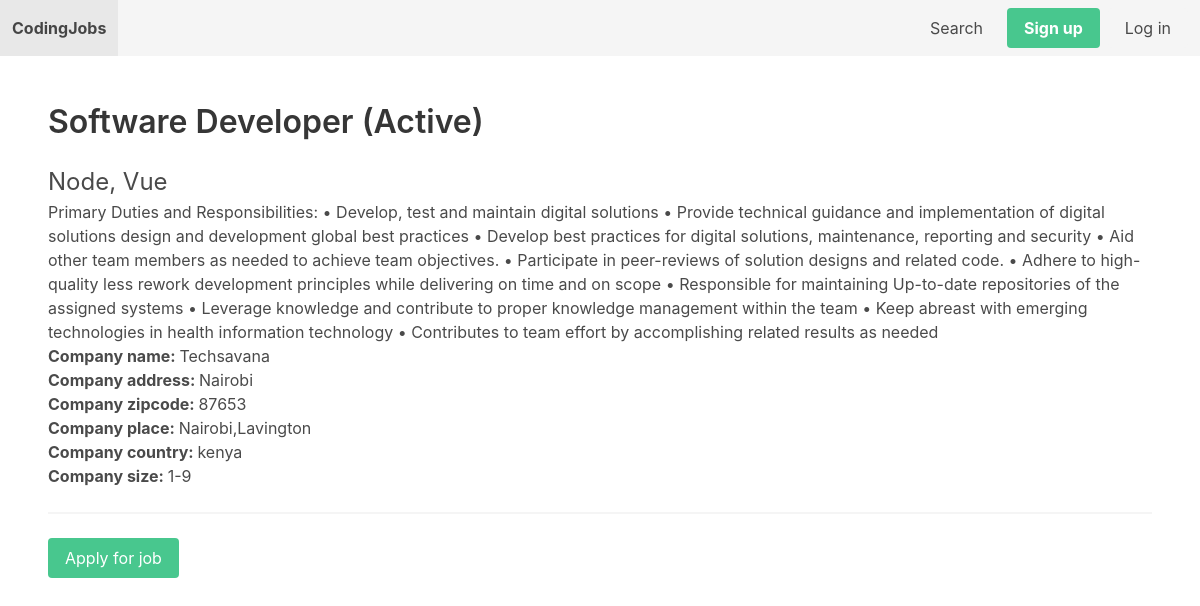
The page /jobs/4/ on the database its author committed.
### job/models.py (models this page shows, shortened)
class Job(models.Model):
    SIZE_1_9 = 'size_1-9'
    SIZE_10_49 = 'size_10-49'
    SIZE_50_99 = 'size_50-99'
    SIZE_100 = 'size_100'
    CHOICES_SIZE = (
        (SIZE_1_9, '1-9'),
        (SIZE_10_49, '10-49'),
        (SIZE_50_99, '50-99'),
        (SIZE_100, '100+'),
    )
    ACTIVE = 'active'
    EMPLOYED = 'employed'
    ARCHIVED = 'archived'
    CHOICES_STATUS = (
        (ACTIVE, 'Active'),
        (EMPLOYED, 'Employed'),
        (ARCHIVED, 'Archived')
    )
    title = models.CharField(max_length=255)
    short_description = models.TextField()
    long_description = models.TextField(blank=True, null=True)
    company_name = models.CharField(max_length=255)
    company_address = models.CharField(max_length=255, blank=True, null=True)
    company_zipcode = models.CharField(max_length=255, blank=True, null=True)
    company_place = models.CharField(max_length=255, blank=True, null=True)
    company_country = models.CharField(max_length=255, blank=True, null=True)
    company_size = models.CharField(max_length=20, choices=CHOICES_SIZE, default=SIZE_1_9)
    created_by = models.ForeignKey(User, related_name='jobs', on_delete=models.CASCADE)
    created_at = models.DateTimeField(auto_now_add=True)
    changed_at = models.DateTimeField(auto_now=True)
    status = models.CharField(max_length=20, choices=CHOICES_STATUS, default=ACTIVE)

### job/views.py (the view)
# urls.py: path('<int:job_id>/', job_detail, name='job_detail'),
def job_detail(request, job_id):
    job = Job.objects.get(pk=job_id)
    return render(request, 'job/job_detail.html', {'job': job})

### job/templates/job/job_detail.html
{% extends 'mysite/base.html' %}
{% block content %}
    <h1 class="title">{{ job.title }} ({{ job.get_status_display }})</h1>
    <p class="is-size-4">{{ job.short_description }}</p>
    <p>{{ job.long_description }}</p>
    <b>Company name: </b>{{ job.company_name}}<br>
    {% if job.company_address %}<b>Company address: </b>{{ job.company_address}}<br>{% endif %}
    {% if job.company_zipcode %}<b>Company zipcode: </b>{{ job.company_zipcode}}<br>{% endif %}
    {% if job.company_place %}<b>Company place: </b>{{ job.company_place}}<br>{% endif %}
    {% if job.company_country %}<b>Company country: </b>{{ job.company_country}}<br>{% endif %}
    <b>Company size: </b>{{ job.get_company_size_display }}<br>
    <hr>
    {% if job.status == 'active' %}
        <a href="{% url 'apply_for_job' job.id %}" class="button is-success">Apply for job</a>
    {% else %}
        <p>This job is not available anymore!</p>
    {% endif %}
{% endblock %}

### rows shown on the page
Job: title "Software Developer", status "Active", short_description "Node, Vue", long_description "Primary Duties and Responsibilities: • Develop, test and maintain digital solutions • Provide technical guidance and implementation of digital solutions design and development global best practices • Develop best practices for digital solutions, maintenance, reporting and security • Aid other team members as needed to achieve team objectives. • Participate in peer-reviews of solution designs and related code. • Adhere to high-quality less rework development principles while delivering on time and on scope • Responsible for maintaining Up-to-date repositories of the assigned systems • Leverage knowledge and contribute to proper knowledge management within the team • Keep abreast with…", company_name "Techsavana", company_address "Nairobi", company_zipcode "87653", company_place "Nairobi,Lavington", company_country "kenya", company_size "1-9"
